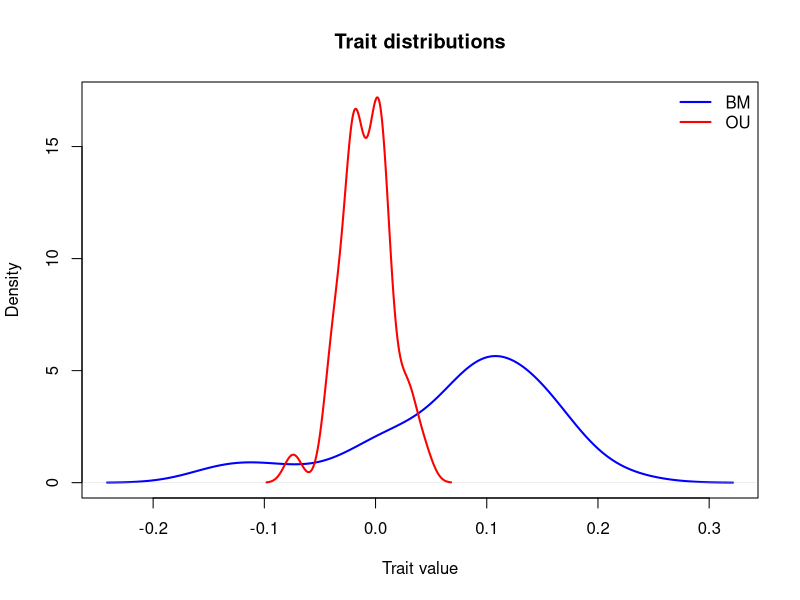
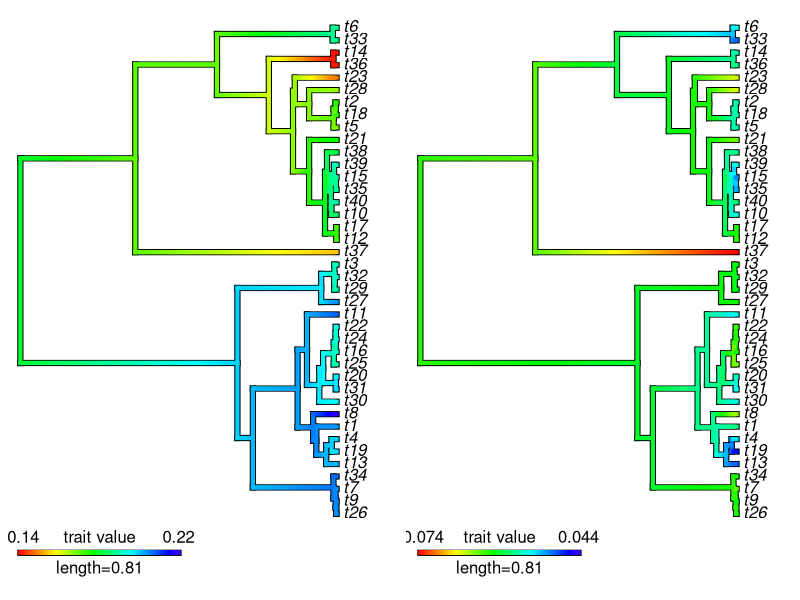
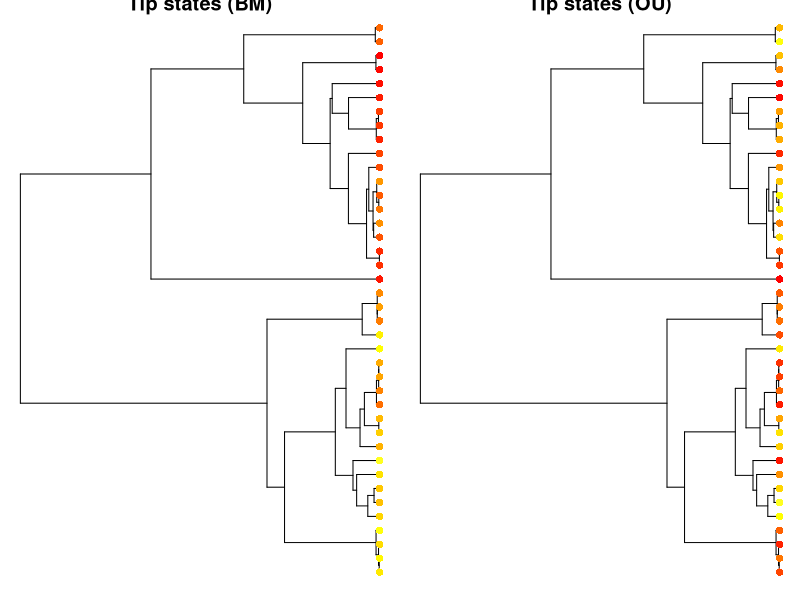

Generate these figures, in order, with R:
# ================================
#TASK 2.1 
#BM vs OU trait evolution on same tree
# Base R + ape + phytools only
# ================================
rm(list = ls())

library(ape)
library(phytools)

set.seed(123)

# -------------------------------
# 1. Simulate tree
# -------------------------------
tree <- rcoal(40)

# -------------------------------
# 2. Simulate traits using rTraitCont
# -------------------------------
traits_BM <- rTraitCont(tree, model = "BM", sigma2 = 0.1)

traits_OU <- rTraitCont(tree, model = "OU",
                        alpha = 10,
                        sigma2 = 0.1,
                        theta = 0)

# -------------------------------
# 3 Ploting
# -------------------------------

# ===============================
# PANEL 1: Density comparison
# ===============================
dens_BM <- density(traits_BM)
dens_OU <- density(traits_OU)

plot(dens_BM,
     col = "blue",
     lwd = 2,
     main = "Trait distributions",
     xlab = "Trait value",
     ylim = range(c(dens_BM$y, dens_OU$y)))

lines(dens_OU, col = "red", lwd = 2)

legend("topright",
       legend = c("BM", "OU"),
       col = c("blue", "red"),
       lwd = 2,
       bty = "n")


### set pannels
par(mfrow = c(1, 2), mar = c(3, 3, 3, 1))

# ===============================
# PANEL 2: Mapping BM  continuous character.
# ===============================
obj_BM <- contMap(tree, traits_BM, plot = FALSE)
plot(obj_BM, main = "BM on phylogeny")

# ===============================
# PANEL 3: Mapping BM  continuous character.
# ===============================
obj_OU <- contMap(tree, traits_OU, plot = FALSE)
plot(obj_OU, main = "OU on phylogeny")

# ===============================
# PANEL 4: Tip-state comparison
# ===============================

plot(tree,
     show.tip.label = FALSE,
     main = "Tip states (BM)")

tiplabels(pch = 16,
          col = heat.colors(50)[rank(traits_BM)])


plot(tree,
     show.tip.label = FALSE,
     main = "Tip states (OU)")

tiplabels(pch = 16,
          col = heat.colors(50)[rank(traits_OU)])
